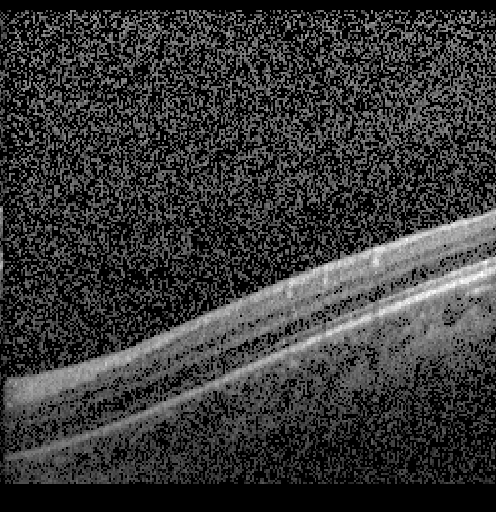
%> input picture formasking/normal/Image 2.TIFF, 496 x 512 px
$ octave SpeckleRemoval.m   (GNU Octave 9; MATLAB toolbox functions it lacks are replaced by stand-ins)
%> lines starting %> are read from the running program, lines starting %| are printed output that depends on the picture
% /* Pierrick Coupe - pierrick.coupe@gmail.com                               */
% /* Brain Imaging Center, Montreal Neurological Institute.                  */
% /* Mc Gill University                                                      */
% /*                                                                         */
% /* Copyright (C) 2008 Pierrick Coupe                                       */
%
%
%
% /*                 Details on Bayesian NLM filter                         */
% /***************************************************************************
%  *  The bayesian NLM filter is described in:                               *
%  *                                                                         *
%  * P. Coupe, P. Hellier, C. Kervrann, C. Barillot.                         *
%  * NonLocal Means-based Speckle Filtering for Ultrasound Images.           *
%  * IEEE Transactions on Image Processing, 18(10):2221-9, 2009.             *
%  ***************************************************************************/
%
%
% /*                 Details on blockwise NLM filter                        */
% /***************************************************************************
%  *  The blockwise NLM filter is described in:                              *
%  *                                                                         *
%  *  P. Coupe, P. Yger, S. Prima, P. Hellier, C. Kervrann, C. Barillot.     *
%  *  An Optimized Blockwise Non Local Means Denoising Filter for 3D Magnetic*
%  *  Resonance Images. IEEE Transactions on Medical Imaging, 27(4):425-441, *
%  *  Avril 2008                                                             *
%  ***************************************************************************/
%
%
%
% /*                 This method is patented as follows                     */
% /***************************************************************************
% * P. Coupe, P. Hellier, C. Kervrann, C. Barillot. Dispositif de traitement *
% * d'images ameliore. INRIA, Patent: 08/02206, 2008.                        *
% * Publication No. : WO/2009/133307.                                        *
% * International Application No. : PCT/FR2009/000445                        *
% *                                                                          *
%  ***************************************************************************/

warning off;
clear all;
close all;
clc;

%params
M = 7;      % search area size (2*M + 1)^2
alpha = 3;  % patch size (2*alpha + 1)^2
h = 0.7;    % smoothing parameter [0-infinite].
% If you can see structures in the "Residual image" decrease this parameter
% If you can see speckle in the "denoised image" increase this parameter

offset = 100; % to avoid Nan in Pearson divergence computation
% According to the gain used by your US device this offset can be adjusted.


        img = imread('/home/rajiv/Desktop/fyp/formasking/normal/Image 2.TIFF');
%> img is the input picture: size 512x496 uint8; min 0, max 255, mean 54.4

%             img = rgb2gray(img);


        % Intensity normalization
        imgd = double(img);
        mini = (min(imgd(:)));
%> mini = 0
        imgd = (imgd - mini);
        maxi = max(imgd(:));
%> maxi = 255
        imgd = (imgd / maxi) * 255;
        imgd = imgd + offset; % add offset to enable the pearson divergence computation (i.e. avoid division by zero).
        s = size(imgd);
%> s = [512 496]

        % Padding
        imgd = padarray(imgd,[alpha alpha],'symmetric');
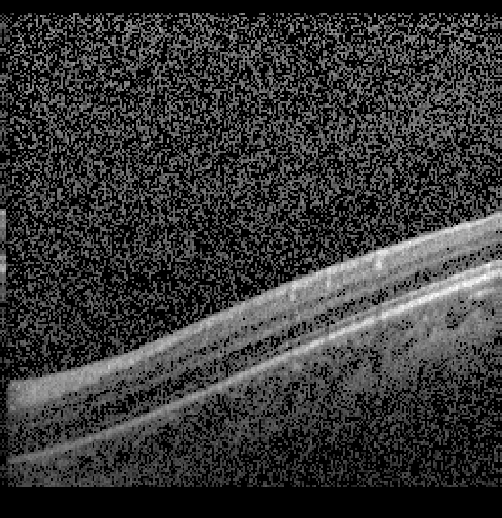
%> imgd: size 518x502 double; min 100, max 355, mean 153.8; drawn with min black and max white
%> (the run ends here)

$ run again, with formasking/normal/Image 10.TIFF copied over formasking/normal/Image 2.TIFF
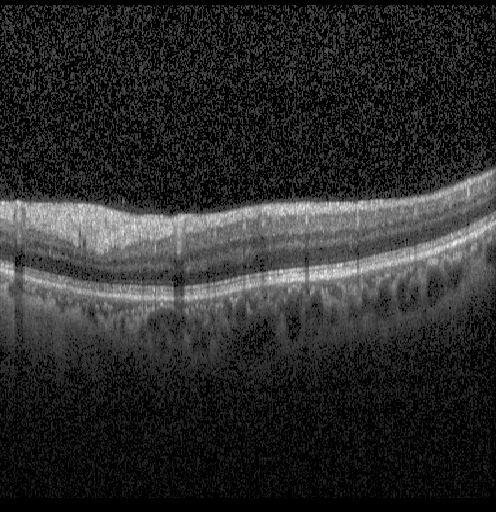
%> input picture formasking/normal/Image 10.TIFF, 496 x 512 px
%> img is the input picture: size 512x496 uint8; min 0, max 253, mean 42.4
%> mini = 0
%> maxi = 253
%> `imgd = padarray(imgd,[alpha alpha],'symmetric');`:
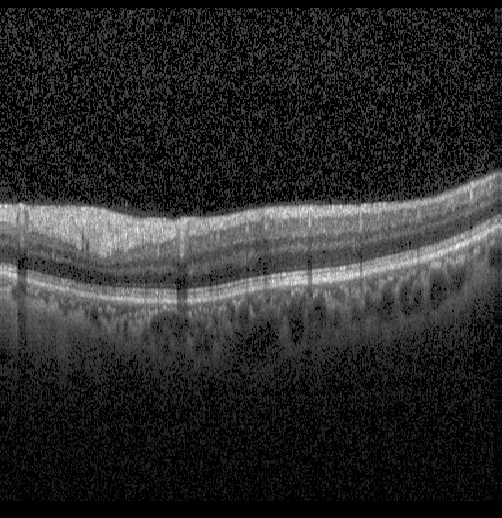
%> imgd: size 518x502 double; min 100, max 355, mean 142.2; drawn with min black and max white

$ run again, with formasking/normal/Image 11.TIFF copied over formasking/normal/Image 2.TIFF
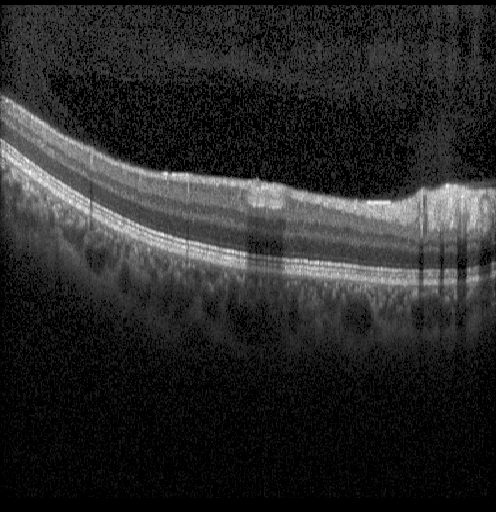
%> input picture formasking/normal/Image 11.TIFF, 496 x 512 px
%> img is the input picture: size 512x496 uint8; min 0, max 253, mean 39.9
%> mini = 0
%> maxi = 253
%> `imgd = padarray(imgd,[alpha alpha],'symmetric');`:
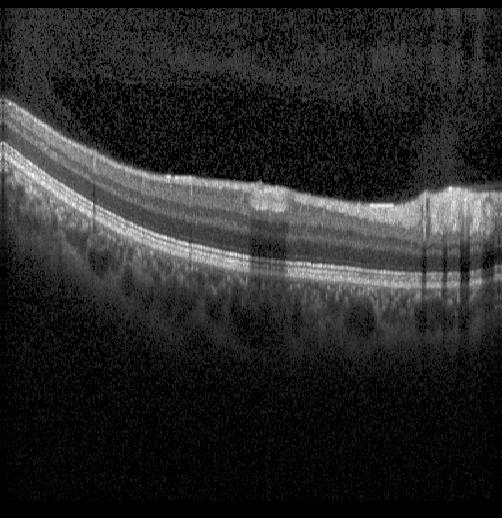
%> imgd: size 518x502 double; min 100, max 355, mean 139.6; drawn with min black and max white

$ run again, with formasking/normal/Image 14.TIFF copied over formasking/normal/Image 2.TIFF
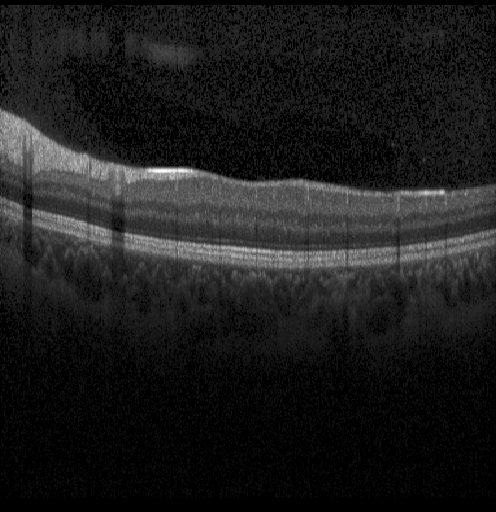
%> input picture formasking/normal/Image 14.TIFF, 496 x 512 px
%> img is the input picture: size 512x496 uint8; min 0, max 255, mean 28.4
%> mini = 0
%> maxi = 255
%> `imgd = padarray(imgd,[alpha alpha],'symmetric');`:
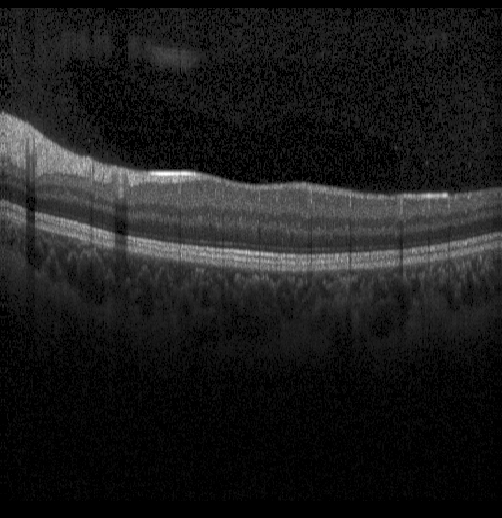
%> imgd: size 518x502 double; min 100, max 355, mean 128; drawn with min black and max white
